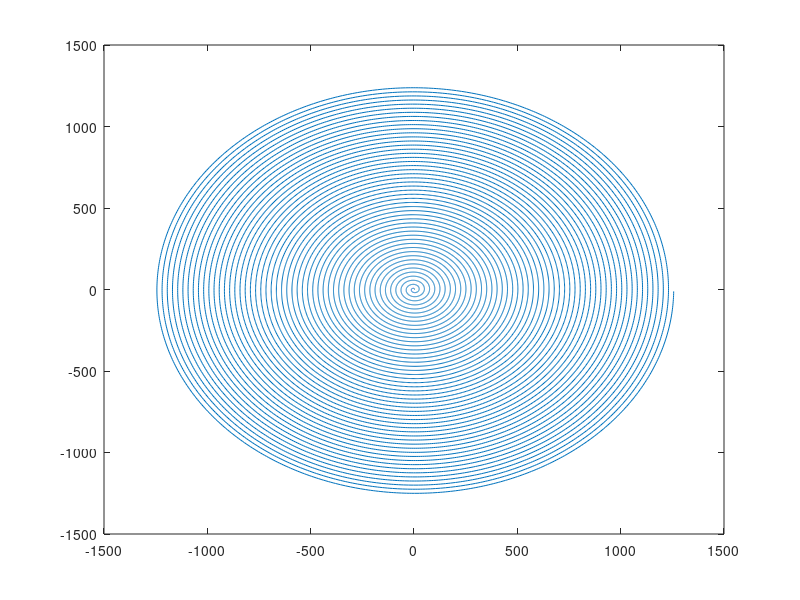

The MATLAB script that drew this image:
clc
clear all
close all
for i=1:100
a=4;
theta=0:.01:i*pi;
r=a*(theta);
x=r.*cos(theta);
y=r.*sin(theta);
plot(x,y);
end
% figure(11);
% theta=0:.001:100*pi;
% r=a*(theta);
% 
% x=r.*cos(theta);
% y=r.*sin(theta);
% plot(x,y);
